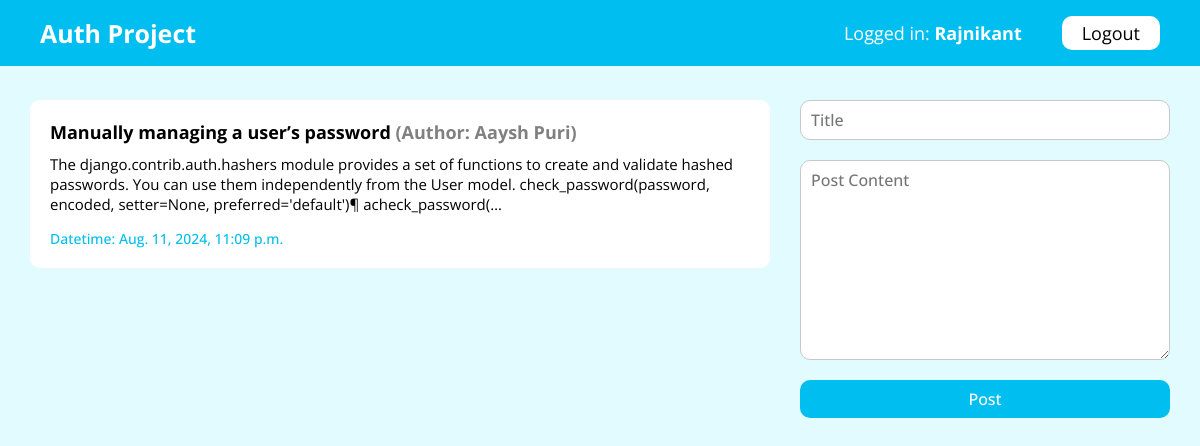
/ (signed in), run on the app's committed database.
### main/models.py (models this page shows, shortened)
class User(models.Model):
    name = models.CharField(max_length=255)
    email = models.EmailField(unique=True)
    password = models.CharField(max_length=255)

class Post(models.Model):
    title = models.CharField(max_length=255)
    content = models.TextField()
    timestamp = models.DateTimeField(default=datetime.now)
    user = models.ForeignKey(User, on_delete=models.CASCADE)

### main/views.py (the view)
# urls.py: path('', views.home),
def home(request):
    if request.session.has_key('logged'):
        email = request.session['logged']
        user = User.objects.get(email=email)
        all_posts = Post.objects.all().order_by('-timestamp')
        data = {
            'user': user ,
            'posts': all_posts,
        }
        return render(request, 'main/home.html',data)
    else:
        return redirect('/login/')

### main/templates/main/home.html (shortened to what this page needs)
{% extends "main/base.html" %} {% load static %}  {% block head %}
<link rel="stylesheet" href="{% static 'main/css/home.css' %}" />
{% endblock head %} {% block body %} {% include 'main/navbar.html' %}
<section class="home-container">
  <div class="post-list">
     {% for post in posts %}
    <a class="post-item" href="/post/{{post.id}}/">
      <h3>{{post.title}} <span>(Author: {{post.user.name}})</span></h3>
      <p>{{post.content | truncatechars:250}}</p>
      <h2>Datetime: {{post.timestamp}}</h2>
    </a>
    {% endfor %}
  </div>
  <div class="create-side">
    <form action="/create/" method="post">
      <input type="text" name="title" placeholder="Title" />
      <textarea name="content" placeholder="Post Content"></textarea>
      <button type="submit">Post</button>
    </form>
  </div>
</section>
{% endblock body %}

### main/templates/main/navbar.html
{% load static %}
<link rel="stylesheet" href="{% static 'main/css/navbar.css' %}" />
<nav class="navbar">
  <a href="/" class="nav-header"> Auth Project </a>
  <div class="nav-menu">
    <p class="nav-logged">Logged in: <span>{{user.name}}</span></p>
    <a href="/logout/" class="nav-menu-item logout">Logout</a>
  </div>
</nav>

### main/static/main/css/global.css (style rules this page uses)
* { margin: 0; padding: 0; box-sizing: border-box; transition: 0.3s ease-in-out; }
html { scroll-behavior: smooth; }
a { text-decoration: none; }
:root { --primary: rgb(0, 190, 240); --secondary: rgb(220, 30, 80); }
body { font-family: "Open Sans", sans-serif; background: rgb(225, 251, 255); color: black; }

### main/static/main/css/home.css (style rules this page uses)
.home-container { width: 95%; display: flex; align-items: flex-start; justify-content: center; gap: 30px; margin: auto; margin-top: 100px; }
.post-list { flex: 2; display: flex; flex-direction: column; align-items: center; justify-content: flex-start; gap: 10px; padding-bottom: 40px; }
.post-item { padding: 20px; border-radius: 10px; background: white; cursor: pointer; width: 100%; }
.post-item h3 { font-size: 18px; margin-bottom: 10px; color: black; }
.post-item h3 span { color: gray; }
.post-item p { font-size: 15px; color: black; }
.post-item h2 { font-size: 14px; color: var(--primary); font-weight: 500; margin-top: 15px; }
.create-side { flex: 1; }
.create-side form { display: flex; flex-direction: column; align-items: center; justify-content: flex-start; gap: 20px; width: 100%; }
.create-side form input, .create-side form textarea { width: 100%; padding: 8px 10px; border-radius: 10px; border: none; outline: none; font-family: "Open Sans"; font-size: 16px; font-weight: 500; border: 1px solid rgb(200, 200, 200); }
.create-side form textarea { height: 200px; }
.create-side form button { width: 100%; padding: 8px 10px; border-radius: 10px; border: none; outline: none; background: var(--primary); font-family: "Open Sans"; font-weight: 500; color: white; font-size: 16px; cursor: pointer; }

### main/static/main/css/navbar.css (style rules this page uses)
.navbar { width: 100%; padding: 16px 40px; background: var(--primary); display: flex; align-items: center; justify-content: space-between; position: fixed; top: 0; left: 0; right: 0; }
.nav-header { font-size: 25px; font-weight: bold; color: white; }
.nav-menu { display: flex; align-items: center; justify-content: flex-end; gap: 40px; }
.nav-menu-item { cursor: pointer; color: white; font-size: 18px; }
.nav-logged { font-size: 18px; color: white; font-weight: 400; }
.nav-logged span { font-weight: bold; }
.logout { padding: 5px 20px; border-radius: 10px; background: white; color: black; }

### data on the page
User: name "Rajnikant"
Post: title "Manually managing a user’s password", user.name "Aaysh Puri", content "The django.contrib.auth.hashers module provides a set of functions to create and validate hashed passwords. You can use them independently from the User model. check_password(password, encoded, setter=None, preferred='default')¶ acheck_password(…", timestamp "Aug. 11, 2024, 11:09 p.m."
